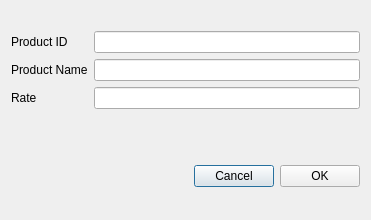
<?xml version="1.0" encoding="UTF-8"?>
<ui version="4.0">
 <class>ProductDialog</class>
 <widget class="QDialog" name="ProductDialog">
  <property name="geometry">
   <rect>
    <x>0</x>
    <y>0</y>
    <width>371</width>
    <height>220</height>
   </rect>
  </property>
  <property name="minimumSize">
   <size>
    <width>371</width>
    <height>220</height>
   </size>
  </property>
  <property name="maximumSize">
   <size>
    <width>371</width>
    <height>220</height>
   </size>
  </property>
  <property name="windowTitle">
   <string>Dialog</string>
  </property>
  <layout class="QVBoxLayout" name="verticalLayout">
   <item>
    <layout class="QGridLayout" name="ProductDialogGLayout">
     <item row="0" column="0">
      <widget class="QLabel" name="ProductIDLabel">
       <property name="text">
        <string>Product ID</string>
       </property>
      </widget>
     </item>
     <item row="0" column="1">
      <widget class="QLineEdit" name="ProductIDLineEdit"/>
     </item>
     <item row="1" column="0">
      <widget class="QLabel" name="ProductNameLabel">
       <property name="text">
        <string>Product Name</string>
       </property>
      </widget>
     </item>
     <item row="1" column="1">
      <widget class="QLineEdit" name="ProductNameLineEdit"/>
     </item>
     <item row="2" column="0">
      <widget class="QLabel" name="ProductRateLabel">
       <property name="text">
        <string>Rate </string>
       </property>
      </widget>
     </item>
     <item row="2" column="1">
      <widget class="QLineEdit" name="ProductRateLineEdit"/>
     </item>
    </layout>
   </item>
   <item>
    <spacer name="ProductDialogVSpacer">
     <property name="orientation">
      <enum>Qt::Vertical</enum>
     </property>
     <property name="sizeType">
      <enum>QSizePolicy::Fixed</enum>
     </property>
     <property name="sizeHint" stdset="0">
      <size>
       <width>20</width>
       <height>30</height>
      </size>
     </property>
    </spacer>
   </item>
   <item>
    <layout class="QHBoxLayout" name="ProductDialogHLayout">
     <item>
      <spacer name="ProductDialogHSpacer">
       <property name="orientation">
        <enum>Qt::Horizontal</enum>
       </property>
       <property name="sizeHint" stdset="0">
        <size>
         <width>40</width>
         <height>20</height>
        </size>
       </property>
      </spacer>
     </item>
     <item>
      <widget class="QPushButton" name="CancelButton">
       <property name="text">
        <string>Cancel</string>
       </property>
      </widget>
     </item>
     <item>
      <widget class="QPushButton" name="OkButton">
       <property name="text">
        <string>OK</string>
       </property>
      </widget>
     </item>
    </layout>
   </item>
  </layout>
 </widget>
 <resources/>
 <connections/>
</ui>
